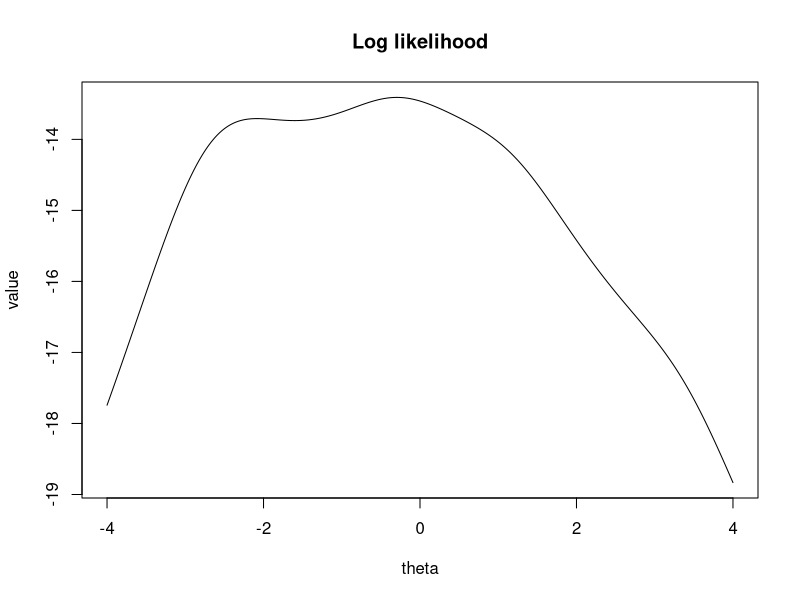
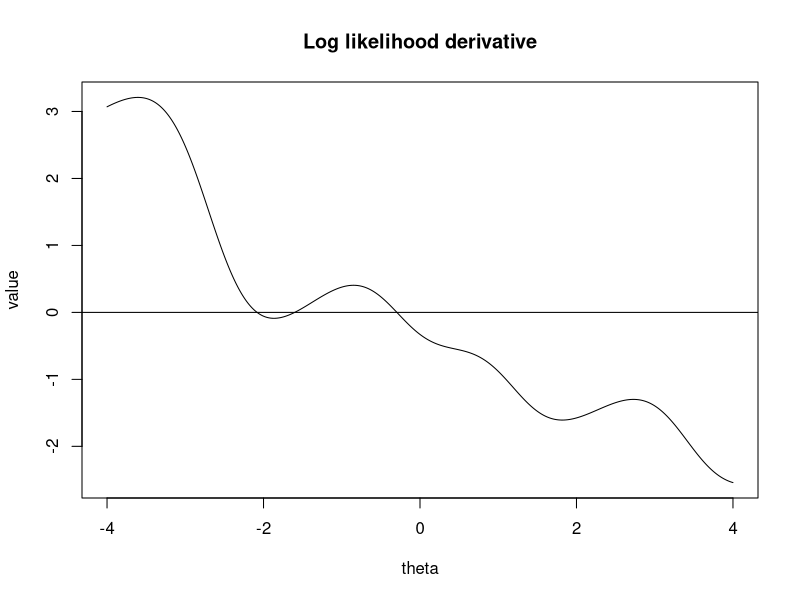
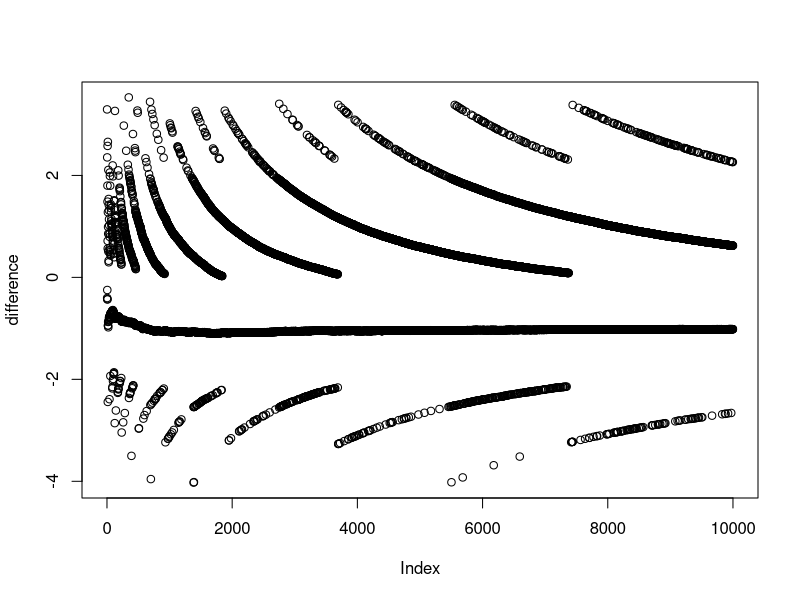
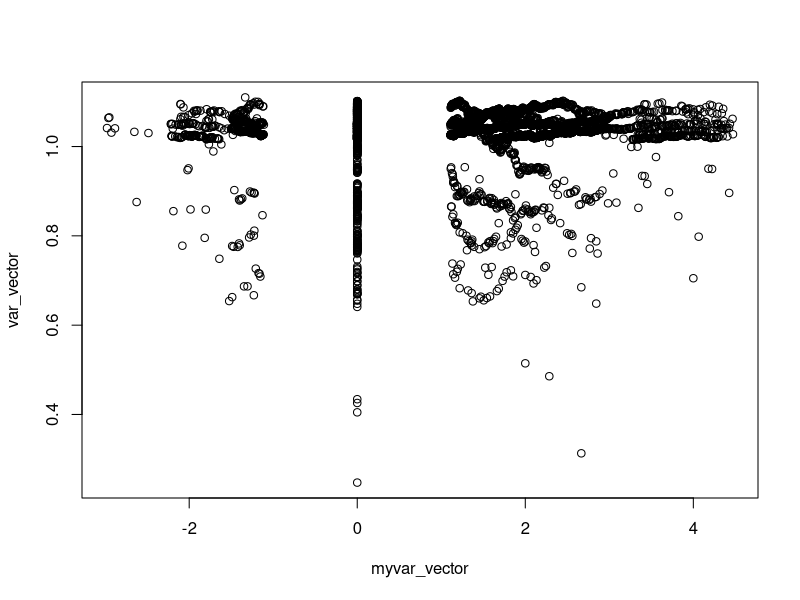

Generate these figures, in order, with R:
## ---- chunk 1
# Problem setup

## Data parameter values
theta <- seq(-4, 4, 0.01)
x <- c(-2.8, 3.4, 1.2, -.3, -2.6)

# Log-likelihood function
loglike <- function(theta){-5*log(pi)-sum(log(1+(x-theta)^2))}

# Log-likelihood first derivative function
loglike_derivative <- function(theta){sum(2*(x-theta)/(1+(x-theta)^2))}
## ---- chunk 2
# Log likelihood plot
y_a1 <- c()
for (theta_i in theta){
  y_a1 <- c(y_a1, loglike(theta_i))
}

plot(theta,
     y_a1,
     type="l",
     main = "Log likelihood",
     xlab = "theta",
     ylab = "value")

# Log likelihood derivative plot
y_a2 <- c()
for (theta_i in theta){
  y_a2 <- c(y_a2, loglike_derivative(theta_i))
}

plot(theta,
     y_a2,
     type="l",
     main = "Log likelihood derivative",
     xlab = "theta",
     ylab = "value")
abline(b=0, a=0)
## ---- chunk 3
# Bisection function

bisect_estimate <- function(a, b, epsilon = 0.000001){
  # a is the left start guess
  # b is the right start guess
  # epsilon is the desired convergence error
  
  y1 <- loglike_derivative(a)
  y2<- loglike_derivative(b)
  stopifnot("Invalid boundaries `a` and `b`" = y1 * y2 < 0)
  
  x_t <- c()
  # In the beginning, x_t is either empty or only has one value.
  # When x_t has at least two values, evaluate the last two values with
  # respect to the convergence error.
  while(length(x_t) < 2 || abs(tail(x_t,1)-tail(x_t,2)[1]) > epsilon){
    y1 <- loglike_derivative(a) #sum(2*(x-a)/(1+(x-a)^2))
    y2<- loglike_derivative(b) #sum(2*(x-b)/(1+(x-b)^2))
    
    # Calculate new boundary
    x_t <- c(x_t,(a + b)/2)
    
    if(loglike_derivative(a)*loglike_derivative(tail(x_t,1)) <= 0){
      b <- tail(x_t,1)
    }
    if(loglike_derivative(b)*loglike_derivative(tail(x_t,1)) < 0){
      a <- tail(x_t,1)
    }
  }
  cat("Estimate of x_value: ", tail(x_t, 1))
}
## ---- chunk 4

## ---- chunk 5

## ---- chunk 6
# Variance estimation function
myvar <- function(x){
  output <- (sum(x^2) - sum(x)^2 / length(x)) / (length(x)-1)
  
  #cat("Variance estimate:", output, "\n")
  return(output)
}
## ---- chunk 7
x <- rnorm(n=10^4, mean=10^8, sd=1)
## ---- chunk 8
# The difference for each subset

difference <- c()
myvar_vector <- c()
var_vector <- c()
for (i in 1:10^4){
  myvar_vector <- c(myvar_vector, myvar(x[1:i]))
  var_vector <- c(var_vector, var(x[1:i]))
  #difference <- c(difference, myvar(x[1:i])-var(x[1:i]))
}
difference <- myvar_vector - var_vector

plot(difference, type="p")
plot(myvar_vector, var_vector)
